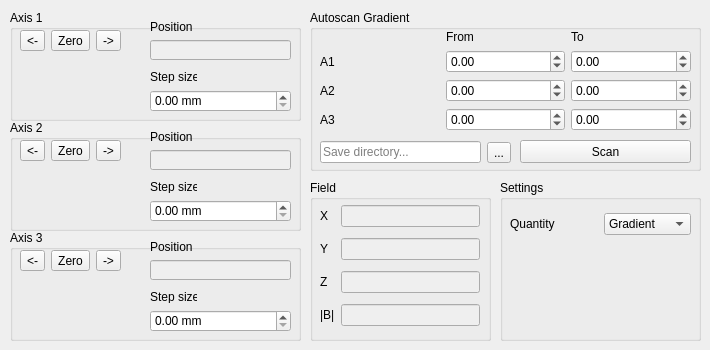
<?xml version="1.0" encoding="UTF-8"?>
<ui version="4.0">
 <class>MainWindow</class>
 <widget class="QMainWindow" name="MainWindow">
  <property name="geometry">
   <rect>
    <x>0</x>
    <y>0</y>
    <width>710</width>
    <height>350</height>
   </rect>
  </property>
  <property name="windowTitle">
   <string>MainWindow</string>
  </property>
  <widget class="QWidget" name="centralwidget">
   <widget class="QGroupBox" name="a1_group">
    <property name="geometry">
     <rect>
      <x>10</x>
      <y>10</y>
      <width>291</width>
      <height>111</height>
     </rect>
    </property>
    <property name="title">
     <string>Axis 1</string>
    </property>
    <widget class="QLineEdit" name="a1_pos">
     <property name="enabled">
      <bool>false</bool>
     </property>
     <property name="geometry">
      <rect>
       <x>140</x>
       <y>30</y>
       <width>141</width>
       <height>20</height>
      </rect>
     </property>
    </widget>
    <widget class="QLabel" name="a1_pos_label">
     <property name="geometry">
      <rect>
       <x>140</x>
       <y>10</y>
       <width>47</width>
       <height>13</height>
      </rect>
     </property>
     <property name="text">
      <string>Position</string>
     </property>
    </widget>
    <widget class="QLabel" name="a1_step_label">
     <property name="geometry">
      <rect>
       <x>140</x>
       <y>60</y>
       <width>47</width>
       <height>13</height>
      </rect>
     </property>
     <property name="text">
      <string>Step size</string>
     </property>
    </widget>
    <widget class="QWidget" name="layoutWidget_3">
     <property name="geometry">
      <rect>
       <x>10</x>
       <y>20</y>
       <width>124</width>
       <height>83</height>
      </rect>
     </property>
     <layout class="QGridLayout" name="a1_controls">
      <property name="sizeConstraint">
       <enum>QLayout::SetFixedSize</enum>
      </property>
      <item row="1" column="2">
       <widget class="QToolButton" name="a1_right">
        <property name="sizePolicy">
         <sizepolicy hsizetype="Expanding" vsizetype="Fixed">
          <horstretch>0</horstretch>
          <verstretch>0</verstretch>
         </sizepolicy>
        </property>
        <property name="text">
         <string>-&gt;</string>
        </property>
       </widget>
      </item>
      <item row="1" column="1">
       <widget class="QToolButton" name="a1_zero">
        <property name="sizePolicy">
         <sizepolicy hsizetype="Expanding" vsizetype="Fixed">
          <horstretch>0</horstretch>
          <verstretch>0</verstretch>
         </sizepolicy>
        </property>
        <property name="text">
         <string>Zero</string>
        </property>
       </widget>
      </item>
      <item row="1" column="0">
       <widget class="QToolButton" name="a1_left">
        <property name="sizePolicy">
         <sizepolicy hsizetype="Expanding" vsizetype="Fixed">
          <horstretch>0</horstretch>
          <verstretch>0</verstretch>
         </sizepolicy>
        </property>
        <property name="text">
         <string>&lt;-</string>
        </property>
       </widget>
      </item>
     </layout>
    </widget>
    <widget class="QDoubleSpinBox" name="a1_step">
     <property name="geometry">
      <rect>
       <x>140</x>
       <y>80</y>
       <width>141</width>
       <height>22</height>
      </rect>
     </property>
     <property name="suffix">
      <string> mm</string>
     </property>
     <property name="minimum">
      <double>0.000000000000000</double>
     </property>
     <property name="maximum">
      <double>10.000000000000000</double>
     </property>
     <property name="singleStep">
      <double>0.010000000000000</double>
     </property>
    </widget>
   </widget>
   <widget class="QGroupBox" name="a3_group">
    <property name="geometry">
     <rect>
      <x>10</x>
      <y>230</y>
      <width>291</width>
      <height>111</height>
     </rect>
    </property>
    <property name="title">
     <string>Axis 3</string>
    </property>
    <widget class="QWidget" name="layoutWidget">
     <property name="geometry">
      <rect>
       <x>10</x>
       <y>20</y>
       <width>124</width>
       <height>83</height>
      </rect>
     </property>
     <layout class="QGridLayout" name="a3_controls">
      <property name="sizeConstraint">
       <enum>QLayout::SetFixedSize</enum>
      </property>
      <item row="1" column="1">
       <widget class="QToolButton" name="a3_zero">
        <property name="sizePolicy">
         <sizepolicy hsizetype="Expanding" vsizetype="Fixed">
          <horstretch>0</horstretch>
          <verstretch>0</verstretch>
         </sizepolicy>
        </property>
        <property name="text">
         <string>Zero</string>
        </property>
       </widget>
      </item>
      <item row="1" column="0">
       <widget class="QToolButton" name="a3_left">
        <property name="sizePolicy">
         <sizepolicy hsizetype="Expanding" vsizetype="Fixed">
          <horstretch>0</horstretch>
          <verstretch>0</verstretch>
         </sizepolicy>
        </property>
        <property name="text">
         <string>&lt;-</string>
        </property>
       </widget>
      </item>
      <item row="1" column="2">
       <widget class="QToolButton" name="a3_right">
        <property name="sizePolicy">
         <sizepolicy hsizetype="Expanding" vsizetype="Fixed">
          <horstretch>0</horstretch>
          <verstretch>0</verstretch>
         </sizepolicy>
        </property>
        <property name="text">
         <string>-&gt;</string>
        </property>
       </widget>
      </item>
     </layout>
    </widget>
    <widget class="QLineEdit" name="a3_pos">
     <property name="enabled">
      <bool>false</bool>
     </property>
     <property name="geometry">
      <rect>
       <x>140</x>
       <y>30</y>
       <width>141</width>
       <height>20</height>
      </rect>
     </property>
    </widget>
    <widget class="QLabel" name="a3_pos_label">
     <property name="geometry">
      <rect>
       <x>140</x>
       <y>10</y>
       <width>47</width>
       <height>13</height>
      </rect>
     </property>
     <property name="text">
      <string>Position</string>
     </property>
    </widget>
    <widget class="QLabel" name="a3_step_label">
     <property name="geometry">
      <rect>
       <x>140</x>
       <y>60</y>
       <width>47</width>
       <height>13</height>
      </rect>
     </property>
     <property name="text">
      <string>Step size</string>
     </property>
    </widget>
    <widget class="QDoubleSpinBox" name="a3_step">
     <property name="geometry">
      <rect>
       <x>140</x>
       <y>80</y>
       <width>141</width>
       <height>22</height>
      </rect>
     </property>
     <property name="suffix">
      <string> mm</string>
     </property>
     <property name="minimum">
      <double>0.000000000000000</double>
     </property>
     <property name="maximum">
      <double>10.000000000000000</double>
     </property>
     <property name="singleStep">
      <double>0.010000000000000</double>
     </property>
    </widget>
   </widget>
   <widget class="QGroupBox" name="a2_group">
    <property name="geometry">
     <rect>
      <x>10</x>
      <y>120</y>
      <width>291</width>
      <height>111</height>
     </rect>
    </property>
    <property name="title">
     <string>Axis 2</string>
    </property>
    <widget class="QLineEdit" name="a2_pos">
     <property name="enabled">
      <bool>false</bool>
     </property>
     <property name="geometry">
      <rect>
       <x>140</x>
       <y>30</y>
       <width>141</width>
       <height>20</height>
      </rect>
     </property>
    </widget>
    <widget class="QLabel" name="a2_pos_label">
     <property name="geometry">
      <rect>
       <x>140</x>
       <y>10</y>
       <width>47</width>
       <height>13</height>
      </rect>
     </property>
     <property name="text">
      <string>Position</string>
     </property>
    </widget>
    <widget class="QLabel" name="a2_step_label">
     <property name="geometry">
      <rect>
       <x>140</x>
       <y>60</y>
       <width>47</width>
       <height>13</height>
      </rect>
     </property>
     <property name="text">
      <string>Step size</string>
     </property>
    </widget>
    <widget class="QWidget" name="layoutWidget_2">
     <property name="geometry">
      <rect>
       <x>10</x>
       <y>20</y>
       <width>124</width>
       <height>83</height>
      </rect>
     </property>
     <layout class="QGridLayout" name="a2_controls">
      <property name="sizeConstraint">
       <enum>QLayout::SetFixedSize</enum>
      </property>
      <item row="1" column="2">
       <widget class="QToolButton" name="a2_right">
        <property name="sizePolicy">
         <sizepolicy hsizetype="Expanding" vsizetype="Fixed">
          <horstretch>0</horstretch>
          <verstretch>0</verstretch>
         </sizepolicy>
        </property>
        <property name="text">
         <string>-&gt;</string>
        </property>
       </widget>
      </item>
      <item row="1" column="1">
       <widget class="QToolButton" name="a2_zero">
        <property name="sizePolicy">
         <sizepolicy hsizetype="Expanding" vsizetype="Fixed">
          <horstretch>0</horstretch>
          <verstretch>0</verstretch>
         </sizepolicy>
        </property>
        <property name="text">
         <string>Zero</string>
        </property>
       </widget>
      </item>
      <item row="1" column="0">
       <widget class="QToolButton" name="a2_left">
        <property name="sizePolicy">
         <sizepolicy hsizetype="Expanding" vsizetype="Fixed">
          <horstretch>0</horstretch>
          <verstretch>0</verstretch>
         </sizepolicy>
        </property>
        <property name="text">
         <string>&lt;-</string>
        </property>
       </widget>
      </item>
     </layout>
    </widget>
    <widget class="QDoubleSpinBox" name="a2_step">
     <property name="geometry">
      <rect>
       <x>140</x>
       <y>80</y>
       <width>141</width>
       <height>22</height>
      </rect>
     </property>
     <property name="suffix">
      <string> mm</string>
     </property>
     <property name="minimum">
      <double>0.000000000000000</double>
     </property>
     <property name="maximum">
      <double>10.000000000000000</double>
     </property>
     <property name="singleStep">
      <double>0.010000000000000</double>
     </property>
    </widget>
   </widget>
   <widget class="QGroupBox" name="auto_group">
    <property name="geometry">
     <rect>
      <x>310</x>
      <y>10</y>
      <width>391</width>
      <height>161</height>
     </rect>
    </property>
    <property name="title">
     <string>Autoscan Gradient</string>
    </property>
    <widget class="QPushButton" name="auto_scan">
     <property name="geometry">
      <rect>
       <x>210</x>
       <y>130</y>
       <width>171</width>
       <height>23</height>
      </rect>
     </property>
     <property name="text">
      <string>Scan</string>
     </property>
    </widget>
    <widget class="QWidget" name="layoutWidget">
     <property name="geometry">
      <rect>
       <x>10</x>
       <y>20</y>
       <width>371</width>
       <height>101</height>
      </rect>
     </property>
     <layout class="QGridLayout" name="gridLayout">
      <item row="0" column="2">
       <widget class="QLabel" name="auto_to">
        <property name="text">
         <string>To</string>
        </property>
       </widget>
      </item>
      <item row="0" column="1">
       <widget class="QLabel" name="auto_from">
        <property name="text">
         <string>From</string>
        </property>
       </widget>
      </item>
      <item row="1" column="0">
       <widget class="QLabel" name="a1_label">
        <property name="text">
         <string>A1</string>
        </property>
       </widget>
      </item>
      <item row="2" column="0">
       <widget class="QLabel" name="a2_label">
        <property name="text">
         <string>A2</string>
        </property>
       </widget>
      </item>
      <item row="3" column="0">
       <widget class="QLabel" name="a3_label">
        <property name="text">
         <string>A3</string>
        </property>
       </widget>
      </item>
      <item row="1" column="1">
       <widget class="QDoubleSpinBox" name="a1_min">
        <property name="minimum">
         <double>-150.000000000000000</double>
        </property>
        <property name="maximum">
         <double>150.000000000000000</double>
        </property>
       </widget>
      </item>
      <item row="1" column="2">
       <widget class="QDoubleSpinBox" name="a1_max">
        <property name="minimum">
         <double>-150.000000000000000</double>
        </property>
        <property name="maximum">
         <double>150.000000000000000</double>
        </property>
       </widget>
      </item>
      <item row="2" column="1">
       <widget class="QDoubleSpinBox" name="a2_min">
        <property name="minimum">
         <double>-150.000000000000000</double>
        </property>
        <property name="maximum">
         <double>150.000000000000000</double>
        </property>
       </widget>
      </item>
      <item row="2" column="2">
       <widget class="QDoubleSpinBox" name="a2_max">
        <property name="minimum">
         <double>-150.000000000000000</double>
        </property>
        <property name="maximum">
         <double>150.000000000000000</double>
        </property>
       </widget>
      </item>
      <item row="3" column="1">
       <widget class="QDoubleSpinBox" name="a3_min">
        <property name="minimum">
         <double>-150.000000000000000</double>
        </property>
        <property name="maximum">
         <double>150.000000000000000</double>
        </property>
       </widget>
      </item>
      <item row="3" column="2">
       <widget class="QDoubleSpinBox" name="a3_max">
        <property name="minimum">
         <double>-150.000000000000000</double>
        </property>
        <property name="maximum">
         <double>150.000000000000000</double>
        </property>
       </widget>
      </item>
     </layout>
    </widget>
    <widget class="QWidget" name="layoutWidget">
     <property name="geometry">
      <rect>
       <x>10</x>
       <y>130</y>
       <width>191</width>
       <height>25</height>
      </rect>
     </property>
     <layout class="QHBoxLayout" name="auto_savedir_lay">
      <property name="sizeConstraint">
       <enum>QLayout::SetNoConstraint</enum>
      </property>
      <item>
       <widget class="QLineEdit" name="auto_savedir">
        <property name="sizePolicy">
         <sizepolicy hsizetype="Expanding" vsizetype="Fixed">
          <horstretch>0</horstretch>
          <verstretch>0</verstretch>
         </sizepolicy>
        </property>
        <property name="text">
         <string/>
        </property>
        <property name="placeholderText">
         <string>Save directory...</string>
        </property>
       </widget>
      </item>
      <item>
       <widget class="QToolButton" name="auto_savedir_button">
        <property name="text">
         <string>...</string>
        </property>
       </widget>
      </item>
     </layout>
    </widget>
   </widget>
   <widget class="QGroupBox" name="field_group">
    <property name="geometry">
     <rect>
      <x>310</x>
      <y>180</y>
      <width>181</width>
      <height>161</height>
     </rect>
    </property>
    <property name="title">
     <string>Field</string>
    </property>
    <widget class="QWidget" name="gridLayoutWidget">
     <property name="geometry">
      <rect>
       <x>10</x>
       <y>20</y>
       <width>160</width>
       <height>131</height>
      </rect>
     </property>
     <layout class="QGridLayout" name="gridLayout_2">
      <item row="0" column="0">
       <widget class="QLabel" name="x">
        <property name="text">
         <string>X</string>
        </property>
       </widget>
      </item>
      <item row="2" column="0">
       <widget class="QLabel" name="z">
        <property name="text">
         <string>Z</string>
        </property>
       </widget>
      </item>
      <item row="1" column="0">
       <widget class="QLabel" name="y">
        <property name="text">
         <string>Y</string>
        </property>
       </widget>
      </item>
      <item row="3" column="0">
       <widget class="QLabel" name="mag">
        <property name="text">
         <string>|B|</string>
        </property>
       </widget>
      </item>
      <item row="0" column="1">
       <widget class="QLineEdit" name="x_val">
        <property name="enabled">
         <bool>false</bool>
        </property>
       </widget>
      </item>
      <item row="1" column="1">
       <widget class="QLineEdit" name="y_val">
        <property name="enabled">
         <bool>false</bool>
        </property>
       </widget>
      </item>
      <item row="2" column="1">
       <widget class="QLineEdit" name="z_val">
        <property name="enabled">
         <bool>false</bool>
        </property>
       </widget>
      </item>
      <item row="3" column="1">
       <widget class="QLineEdit" name="mag_val">
        <property name="enabled">
         <bool>false</bool>
        </property>
        <property name="clearButtonEnabled">
         <bool>false</bool>
        </property>
       </widget>
      </item>
     </layout>
    </widget>
   </widget>
   <widget class="QGroupBox" name="settings_group">
    <property name="geometry">
     <rect>
      <x>500</x>
      <y>180</y>
      <width>201</width>
      <height>161</height>
     </rect>
    </property>
    <property name="title">
     <string>Settings</string>
    </property>
    <widget class="QWidget" name="layoutWidget">
     <property name="geometry">
      <rect>
       <x>10</x>
       <y>20</y>
       <width>181</width>
       <height>48</height>
      </rect>
     </property>
     <layout class="QGridLayout" name="gridLayout_4">
      <item row="1" column="1">
       <widget class="QLabel" name="quantity_label">
        <property name="text">
         <string>Quantity</string>
        </property>
       </widget>
      </item>
      <item row="1" column="2">
       <widget class="QComboBox" name="quantity_combo">
        <item>
         <property name="text">
          <string>Gradient</string>
         </property>
        </item>
        <item>
         <property name="text">
          <string>Field</string>
         </property>
        </item>
       </widget>
      </item>
     </layout>
    </widget>
   </widget>
  </widget>
 </widget>
 <resources/>
 <connections/>
</ui>
